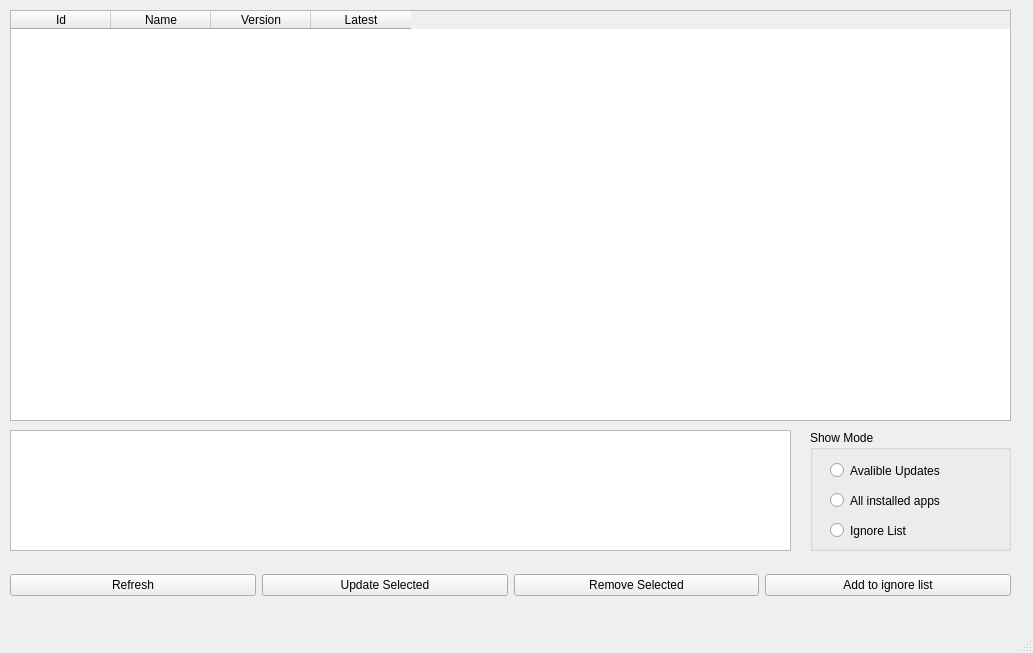
<?xml version="1.0" encoding="UTF-8"?>
<ui version="4.0">
 <class>WinGetGui</class>
 <widget class="QMainWindow" name="WinGetGui">
  <property name="geometry">
   <rect>
    <x>0</x>
    <y>0</y>
    <width>1033</width>
    <height>653</height>
   </rect>
  </property>
  <property name="windowTitle">
   <string>WinGetGui</string>
  </property>
  <widget class="QWidget" name="centralwidget">
   <widget class="QTextBrowser" name="textBrowser">
    <property name="geometry">
     <rect>
      <x>10</x>
      <y>430</y>
      <width>781</width>
      <height>121</height>
     </rect>
    </property>
   </widget>
   <widget class="QTableWidget" name="tableWidget">
    <property name="geometry">
     <rect>
      <x>10</x>
      <y>10</y>
      <width>1001</width>
      <height>411</height>
     </rect>
    </property>
    <property name="columnCount">
     <number>4</number>
    </property>
    <column>
     <property name="text">
      <string>Id</string>
     </property>
    </column>
    <column>
     <property name="text">
      <string>Name</string>
     </property>
    </column>
    <column>
     <property name="text">
      <string>Version</string>
     </property>
    </column>
    <column>
     <property name="text">
      <string>Latest</string>
     </property>
    </column>
   </widget>
   <widget class="QWidget" name="horizontalLayoutWidget">
    <property name="geometry">
     <rect>
      <x>10</x>
      <y>560</y>
      <width>1001</width>
      <height>51</height>
     </rect>
    </property>
    <layout class="QHBoxLayout" name="horizontalLayout">
     <item>
      <widget class="QPushButton" name="pb_refresh">
       <property name="text">
        <string>Refresh</string>
       </property>
      </widget>
     </item>
     <item>
      <widget class="QPushButton" name="pb_update">
       <property name="text">
        <string>Update Selected</string>
       </property>
      </widget>
     </item>
     <item>
      <widget class="QPushButton" name="pb_remove">
       <property name="text">
        <string>Remove Selected</string>
       </property>
      </widget>
     </item>
     <item>
      <widget class="QPushButton" name="pb_add_to_ignore">
       <property name="text">
        <string>Add to ignore list</string>
       </property>
      </widget>
     </item>
    </layout>
   </widget>
   <widget class="QGroupBox" name="groupBox">
    <property name="geometry">
     <rect>
      <x>810</x>
      <y>430</y>
      <width>201</width>
      <height>121</height>
     </rect>
    </property>
    <property name="title">
     <string>Show Mode</string>
    </property>
    <widget class="QRadioButton" name="rb_updates">
     <property name="geometry">
      <rect>
       <x>20</x>
       <y>30</y>
       <width>131</width>
       <height>21</height>
      </rect>
     </property>
     <property name="text">
      <string>Avalible Updates</string>
     </property>
    </widget>
    <widget class="QRadioButton" name="rb_installed">
     <property name="geometry">
      <rect>
       <x>20</x>
       <y>60</y>
       <width>131</width>
       <height>21</height>
      </rect>
     </property>
     <property name="text">
      <string>All installed apps</string>
     </property>
    </widget>
    <widget class="QRadioButton" name="rb_ignore_list">
     <property name="geometry">
      <rect>
       <x>20</x>
       <y>90</y>
       <width>104</width>
       <height>21</height>
      </rect>
     </property>
     <property name="text">
      <string>Ignore List</string>
     </property>
    </widget>
   </widget>
  </widget>
  <widget class="QMenuBar" name="menubar">
   <property name="geometry">
    <rect>
     <x>0</x>
     <y>0</y>
     <width>1033</width>
     <height>27</height>
    </rect>
   </property>
  </widget>
  <widget class="QStatusBar" name="statusbar"/>
 </widget>
 <resources/>
 <connections/>
</ui>
